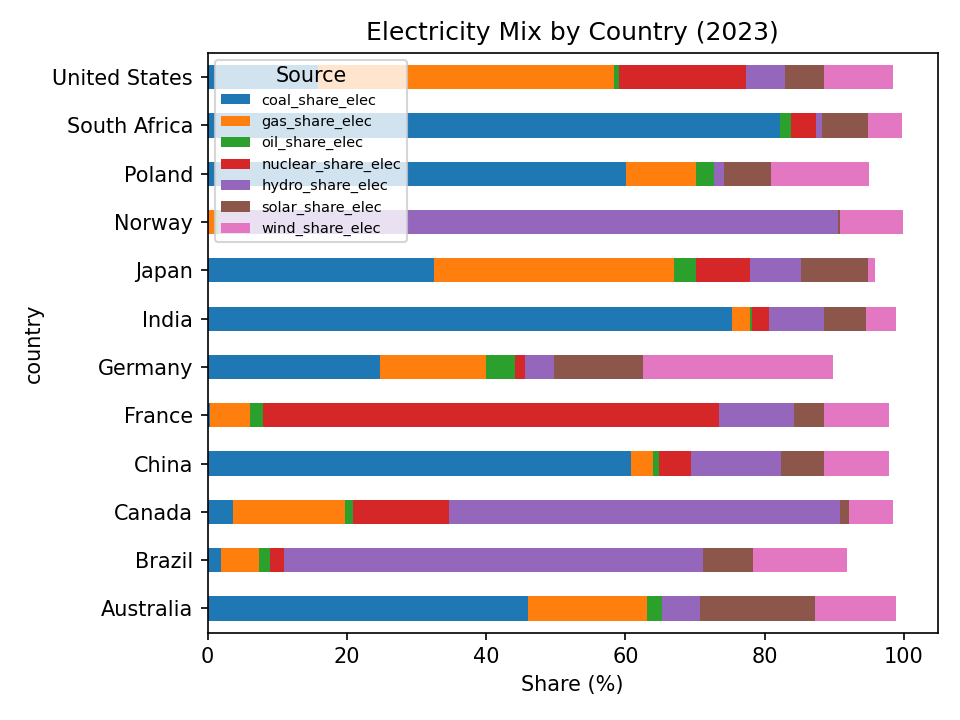

Recreate this plot in Python.
# Ugly version: stacked bar with default rainbow colors
import matplotlib.pyplot as plt
import pandas as pd
import numpy as np
import os

SCRIPT_DIR = os.path.dirname(os.path.abspath(__file__))
ROOT_DIR = os.path.dirname(os.path.dirname(SCRIPT_DIR))

df = pd.read_csv(os.path.join(ROOT_DIR, 'datasets', 'energy_mix.csv'))

countries = ['Norway', 'Brazil', 'France', 'Canada', 'Germany',
             'United States', 'Japan', 'China', 'Australia', 'Poland',
             'India', 'South Africa']

cols = ['coal_share_elec', 'gas_share_elec', 'oil_share_elec',
        'nuclear_share_elec', 'hydro_share_elec', 'solar_share_elec',
        'wind_share_elec']
sub = df[df['country'].isin(countries) & (df['year'] == 2023)][['country'] + cols].copy()
sub = sub.set_index('country').fillna(0)

fig, ax = plt.subplots()

sub.plot(kind='barh', stacked=True, ax=ax)
ax.set_title('Electricity Mix by Country (2023)')
ax.set_xlabel('Share (%)')
ax.legend(fontsize=7, title='Source')

plt.tight_layout()
plt.savefig(os.path.join(SCRIPT_DIR, '08_ugly.png'), dpi=150)
plt.show()
